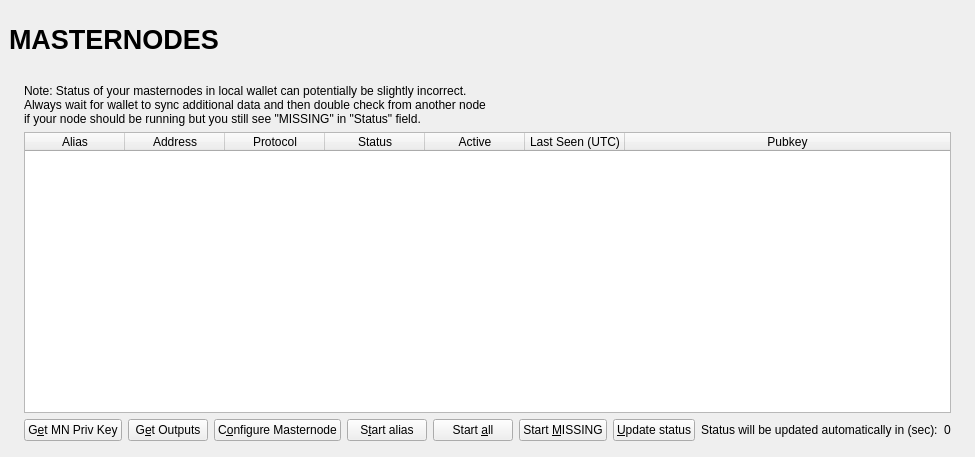
<?xml version="1.0" encoding="UTF-8"?>
<ui version="4.0">
 <class>MasternodeList</class>
 <widget class="QWidget" name="MasternodeList">
  <property name="geometry">
   <rect>
    <x>0</x>
    <y>0</y>
    <width>723</width>
    <height>457</height>
   </rect>
  </property>
  <property name="windowTitle">
   <string>Form</string>
  </property>
  <layout class="QVBoxLayout" name="topLayout" stretch="0">
   <property name="leftMargin">
    <number>9</number>
   </property>
   <property name="topMargin">
    <number>9</number>
   </property>
   <property name="rightMargin">
    <number>9</number>
   </property>
   <property name="bottomMargin">
    <number>9</number>
   </property>
   <item>
    <layout class="QVBoxLayout" name="verticalLayout_Master" stretch="0,1">
     <property name="spacing">
      <number>0</number>
     </property>
     <item>
      <widget class="QFrame" name="frame_Header">
       <layout class="QVBoxLayout" name="verticalLayout_4">
        <property name="leftMargin">
         <number>0</number>
        </property>
        <property name="topMargin">
         <number>0</number>
        </property>
        <property name="rightMargin">
         <number>0</number>
        </property>
        <property name="bottomMargin">
         <number>0</number>
        </property>
        <item>
         <layout class="QHBoxLayout" name="horizontalLayout_Header" stretch="1,0,1">
          <item>
           <widget class="QLabel" name="labelOverviewHeaderLeft">
            <property name="minimumSize">
             <size>
              <width>464</width>
              <height>60</height>
             </size>
            </property>
            <property name="maximumSize">
             <size>
              <width>16777215</width>
              <height>60</height>
             </size>
            </property>
            <property name="font">
             <font>
              <pointsize>20</pointsize>
              <weight>75</weight>
              <bold>true</bold>
             </font>
            </property>
            <property name="text">
             <string>MASTERNODES</string>
            </property>
           </widget>
          </item>
          <item>
           <spacer name="horizontalSpacer">
            <property name="orientation">
             <enum>Qt::Horizontal</enum>
            </property>
            <property name="sizeHint" stdset="0">
             <size>
              <width>40</width>
              <height>20</height>
             </size>
            </property>
           </spacer>
          </item>
          <item>
           <widget class="QLabel" name="labelOverviewHeaderRight">
            <property name="minimumSize">
             <size>
              <width>464</width>
              <height>60</height>
             </size>
            </property>
            <property name="maximumSize">
             <size>
              <width>16777215</width>
              <height>60</height>
             </size>
            </property>
            <property name="font">
             <font>
              <pointsize>14</pointsize>
             </font>
            </property>
            <property name="text">
             <string/>
            </property>
            <property name="alignment">
             <set>Qt::AlignRight|Qt::AlignTrailing|Qt::AlignVCenter</set>
            </property>
           </widget>
          </item>
         </layout>
        </item>
       </layout>
      </widget>
     </item>
     <item>
      <widget class="QFrame" name="frame_BG">
       <layout class="QVBoxLayout" name="verticalLayout_3">
        <property name="leftMargin">
         <number>6</number>
        </property>
        <property name="topMargin">
         <number>6</number>
        </property>
        <property name="rightMargin">
         <number>6</number>
        </property>
        <property name="bottomMargin">
         <number>6</number>
        </property>
        <item>
         <widget class="QFrame" name="frame_Content">
          <layout class="QVBoxLayout" name="verticalLayout">
           <property name="spacing">
            <number>0</number>
           </property>
           <property name="leftMargin">
            <number>0</number>
           </property>
           <property name="topMargin">
            <number>0</number>
           </property>
           <property name="rightMargin">
            <number>0</number>
           </property>
           <property name="bottomMargin">
            <number>0</number>
           </property>
           <item>
            <layout class="QGridLayout" name="gridLayout_2">
             <property name="spacing">
              <number>2</number>
             </property>
             <item row="0" column="0">
              <widget class="QFrame" name="frameList">
               <layout class="QVBoxLayout" name="verticalLayout_2">
                <property name="bottomMargin">
                 <number>1</number>
                </property>
                <item>
                 <layout class="QHBoxLayout" name="horizontalLayout_note">
                  <property name="bottomMargin">
                   <number>0</number>
                  </property>
                  <item>
                   <widget class="QLabel" name="updateNote">
                    <property name="text">
                     <string>Note: Status of your masternodes in local wallet can potentially be slightly incorrect.&lt;br /&gt;Always wait for wallet to sync additional data and then double check from another node&lt;br /&gt;if your node should be running but you still see &quot;MISSING&quot; in &quot;Status&quot; field.</string>
                    </property>
                   </widget>
                  </item>
                 </layout>
                </item>
                <item>
                 <widget class="QTableWidget" name="tableWidgetMyMasternodes">
                  <property name="minimumSize">
                   <size>
                    <width>695</width>
                    <height>0</height>
                   </size>
                  </property>
                  <property name="palette">
                   <palette>
                    <active>
                     <colorrole role="Text">
                      <brush brushstyle="SolidPattern">
                       <color alpha="255">
                        <red>51</red>
                        <green>51</green>
                        <blue>51</blue>
                       </color>
                      </brush>
                     </colorrole>
                    </active>
                    <inactive>
                     <colorrole role="Text">
                      <brush brushstyle="SolidPattern">
                       <color alpha="255">
                        <red>51</red>
                        <green>51</green>
                        <blue>51</blue>
                       </color>
                      </brush>
                     </colorrole>
                    </inactive>
                    <disabled>
                     <colorrole role="Text">
                      <brush brushstyle="SolidPattern">
                       <color alpha="255">
                        <red>85</red>
                        <green>85</green>
                        <blue>85</blue>
                       </color>
                      </brush>
                     </colorrole>
                    </disabled>
                   </palette>
                  </property>
                  <property name="editTriggers">
                   <set>QAbstractItemView::NoEditTriggers</set>
                  </property>
                  <property name="alternatingRowColors">
                   <bool>true</bool>
                  </property>
                  <property name="selectionMode">
                   <enum>QAbstractItemView::SingleSelection</enum>
                  </property>
                  <property name="selectionBehavior">
                   <enum>QAbstractItemView::SelectRows</enum>
                  </property>
                  <property name="sortingEnabled">
                   <bool>true</bool>
                  </property>
                  <attribute name="horizontalHeaderStretchLastSection">
                   <bool>true</bool>
                  </attribute>
                  <column>
                   <property name="text">
                    <string>Alias</string>
                   </property>
                  </column>
                  <column>
                   <property name="text">
                    <string>Address</string>
                   </property>
                  </column>
                  <column>
                   <property name="text">
                    <string>Protocol</string>
                   </property>
                  </column>
                  <column>
                   <property name="text">
                    <string>Status</string>
                   </property>
                  </column>
                  <column>
                   <property name="text">
                    <string>Active</string>
                   </property>
                  </column>
                  <column>
                   <property name="text">
                    <string>Last Seen (UTC)</string>
                   </property>
                  </column>
                  <column>
                   <property name="text">
                    <string>Pubkey</string>
                   </property>
                  </column>
                 </widget>
                </item>
                <item>
                 <layout class="QHBoxLayout" name="horizontalLayout_5">
                  <property name="bottomMargin">
                   <number>0</number>
                  </property>
                  <item>
                   <widget class="QPushButton" name="getMNPrivKeyButton">
                    <property name="text">
                     <string>G&amp;et MN Priv Key</string>
                    </property>
                   </widget>
                  </item>
                  <item>
                   <widget class="QPushButton" name="getOutputsButton">
                    <property name="text">
                     <string>G&amp;et Outputs</string>
                    </property>
                   </widget>
                  </item>
                  <item>
                   <widget class="QPushButton" name="configureMasternodeButton">
                    <property name="text">
                     <string>C&amp;onfigure Masternode</string>
                    </property>
                   </widget>
                  </item>
                  <item>
                   <widget class="QPushButton" name="startButton">
                    <property name="text">
                     <string>S&amp;tart alias</string>
                    </property>
                   </widget>
                  </item>
                  <item>
                   <widget class="QPushButton" name="startAllButton">
                    <property name="text">
                     <string>Start &amp;all</string>
                    </property>
                   </widget>
                  </item>
                  <item>
                   <widget class="QPushButton" name="startMissingButton">
                    <property name="text">
                     <string>Start &amp;MISSING</string>
                    </property>
                   </widget>
                  </item>
                  <item>
                   <widget class="QPushButton" name="UpdateButton">
                    <property name="text">
                     <string>&amp;Update status</string>
                    </property>
                   </widget>
                  </item>
                  <item>
                   <widget class="QLabel" name="autoupdate_label">
                    <property name="text">
                     <string>Status will be updated automatically in (sec):</string>
                    </property>
                   </widget>
                  </item>
                  <item>
                   <widget class="QLabel" name="secondsLabel">
                    <property name="text">
                     <string>0</string>
                    </property>
                   </widget>
                  </item>
                  <item>
                   <spacer name="horizontalSpacer_5">
                    <property name="orientation">
                     <enum>Qt::Horizontal</enum>
                    </property>
                    <property name="sizeHint" stdset="0">
                     <size>
                      <width>40</width>
                      <height>20</height>
                     </size>
                    </property>
                   </spacer>
                  </item>
                 </layout>
                </item>
               </layout>
              </widget>
             </item>
            </layout>
           </item>
          </layout>
         </widget>
        </item>
       </layout>
      </widget>
     </item>
    </layout>
   </item>
  </layout>
 </widget>
 <resources/>
 <connections/>
</ui>
